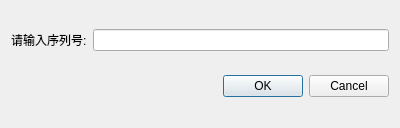
<?xml version="1.0" encoding="UTF-8"?>
<ui version="4.0">
 <class>Dialog</class>
 <widget class="QDialog" name="Dialog">
  <property name="geometry">
   <rect>
    <x>0</x>
    <y>0</y>
    <width>400</width>
    <height>128</height>
   </rect>
  </property>
  <property name="windowTitle">
   <string>Dialog</string>
  </property>
  <layout class="QVBoxLayout" name="verticalLayout">
   <item>
    <layout class="QHBoxLayout" name="horizontalLayout">
     <item>
      <widget class="QLabel" name="label">
       <property name="text">
        <string>请输入序列号:</string>
       </property>
      </widget>
     </item>
     <item>
      <widget class="QLineEdit" name="lineEdit"/>
     </item>
    </layout>
   </item>
   <item>
    <widget class="QDialogButtonBox" name="buttonBox">
     <property name="orientation">
      <enum>Qt::Horizontal</enum>
     </property>
     <property name="standardButtons">
      <set>QDialogButtonBox::Cancel|QDialogButtonBox::Ok</set>
     </property>
    </widget>
   </item>
  </layout>
 </widget>
 <resources/>
 <connections>
  <connection>
   <sender>buttonBox</sender>
   <signal>accepted()</signal>
   <receiver>Dialog</receiver>
   <slot>accept()</slot>
   <hints>
    <hint type="sourcelabel">
     <x>248</x>
     <y>254</y>
    </hint>
    <hint type="destinationlabel">
     <x>157</x>
     <y>274</y>
    </hint>
   </hints>
  </connection>
  <connection>
   <sender>buttonBox</sender>
   <signal>rejected()</signal>
   <receiver>Dialog</receiver>
   <slot>reject()</slot>
   <hints>
    <hint type="sourcelabel">
     <x>316</x>
     <y>260</y>
    </hint>
    <hint type="destinationlabel">
     <x>286</x>
     <y>274</y>
    </hint>
   </hints>
  </connection>
 </connections>
</ui>
